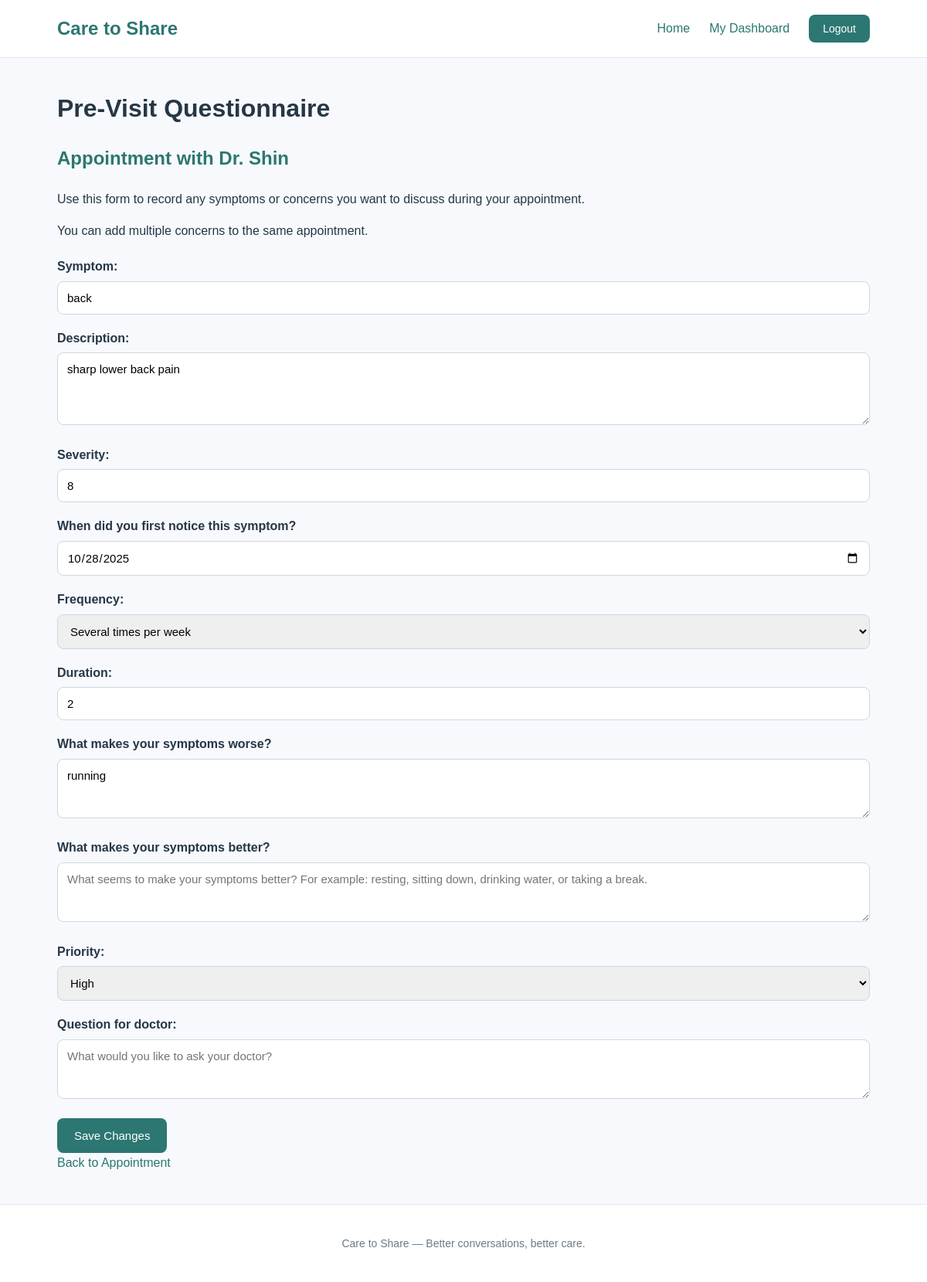
The page /concerns/3/edit/ (signed in) on the database its author committed.
### appointments/models.py (models this page shows, shortened)
class Appointment(models.Model):
    user = models.ForeignKey(
        settings.AUTH_USER_MODEL,
        on_delete=models.CASCADE
    )
    doctor_name = models.CharField(max_length=100)
    appointment_date = models.DateTimeField()
    reason_for_visit = models.TextField()
    created_at = models.DateTimeField(auto_now_add=True)

class HealthConcern(models.Model):
    FREQUENCY_CHOICES = [
        ("daily", "Daily"),
        ("several_weekly", "Several times per week"),
        ("weekly", "Once per week"),
        ("monthly", "Several times per month"),
        ("occasionally", "Occasionally"),
        ("other", "Other"),
    ]
    PRIORITY_CHOICES = [
        ("high", "High"),
        ("medium", "Medium"),
        ("low", "Low"),
    ]
    appointment = models.ForeignKey(
        Appointment,
        on_delete=models.CASCADE,
        related_name="concerns"
    )
    symptom = models.CharField(max_length=200)
    description = models.TextField()
    severity = models.IntegerField(
        validators=[
            MinValueValidator(1),
            MaxValueValidator(10)
        ]
    )
    onset_date = models.DateField(
        null=True,
        blank=True
    )
    frequency = models.CharField(
        max_length=20,
        choices=FREQUENCY_CHOICES,
        blank=True
    )
    duration = models.CharField(
        max_length=100,
        blank=True
    )
    triggers = models.TextField(
        blank=True
    )
    relieving_factors = models.TextField(
        blank=True
    )
    priority = models.CharField(
        max_length=10,
        choices=PRIORITY_CHOICES,
        default="medium"
    )
    question_for_doctor = models.TextField(
        blank=True
    )

### appointments/views.py (the view)
# urls.py: path("concerns/<int:pk>/edit/", views.edit_health_concern, name="edit_health_concern"),
@login_required
def edit_health_concern(request, pk):
    concern = get_object_or_404(
        HealthConcern,
        pk=pk,
        appointment__user=request.user
    )
    if request.method == "POST":
        form = HealthConcernForm(
            request.POST,
            instance=concern
        )
        if form.is_valid():
            form.save()
            messages.success(
                request,
                "Your health concern was updated successfully!"
            )
            return redirect(
                "appointment_detail",
                pk=concern.appointment.pk
            )
    else:
        form = HealthConcernForm(instance=concern)
    return render(
        request,
        "appointments/health_concern_form.html",
        {
            "form": form,
            "appointment": concern.appointment,
            "editing": True,
        }
    )

### appointments/templates/appointments/health_concern_form.html (shortened to what this page needs)
{% extends "appointments/base.html" %}
{% block content %}
<h1>Pre-Visit Questionnaire</h1>
<h2>Appointment with {{ appointment.doctor_name }}</h2>
<p>
    Use this form to record any symptoms or concerns
    you want to discuss during your appointment.
</p>
<p>
    You can add multiple concerns to the same appointment.
</p>
<form method="post">
    {{ form.as_p }}
    <button type="submit" class="btn">
        {% if editing %}
            Save Changes
        {% else %}
            Save Health Concern
        {% endif %}
    </button>
</form>
<a href="{% url 'appointment_detail' appointment.pk %}">
    Back to Appointment
</a>
{% endblock %}

### appointments/static/appointments/style.css (style rules this page uses)
* { box-sizing: border-box; }
body { margin: 0; font-family: Arial, Helvetica, sans-serif; background-color: #f7f9fc; color: #263746; line-height: 1.6; }
a { color: #2c7771; text-decoration: none; }
h1 { font-size: 32px; margin-bottom: 12px; }
h2 { color: #2c7771; }
.btn { display: inline-block; background-color: #2c7771; color: white; padding: 11px 20px; border: none; border-radius: 8px; font-size: 14px; cursor: pointer; }
form { margin-top: 20px; }
input, textarea, select { width: 100%; padding: 12px; border: 1px solid #cdd8de; border-radius: 8px; font-size: 15px; font-family: inherit; }
label { display: block; font-weight: 600; margin-bottom: 6px; }
form p { margin-bottom: 18px; }
button { cursor: pointer; }
button.btn, input[type="submit"].btn { display: inline-block; background-color: #2c7771; color: #ffffff; padding: 12px 22px; border: none; border-radius: 8px; font-family: inherit; font-size: 15px; font-weight: 500; line-height: 1.4; cursor: pointer; box-shadow: none; appearance: none; }

### rows shown on the page
Appointment: doctor_name "Dr. Shin"
HealthConcern: symptom "back", description "sharp lower back pain", severity "8", onset_date "10/28/2025", frequency "Several times per week", duration "2", triggers "running", priority "High"
